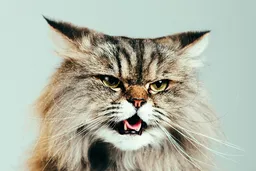
#> input picture img/wired_cat.webp, 256 x 171 px, shrunk from 3329 x 2219 before the run
$ python gray_scale.py
#> lines starting #> are read from the running program, lines starting #| are printed output that depends on the picture
### _image_editing_functions.py
"""
This file consists of all the nessisary functions for manipulating the image.
"""


from math import floor
from warnings import catch_warnings
import sys
import cv2 as cv
import numpy as np

# Functions for loading images:
def loadImg(imgPath:str) -> np.ndarray:
    """
    summary: Use for loading images, given an image path from the current folder and the image then will be returned as a variable.
    """
#> called with imgPath = './img/wired_cat.webp'
    # Try read in the image data.
    try:
        img = cv.imread(cv.samples.findFile(imgPath), cv.IMREAD_UNCHANGED)
#> img is the input picture: shape (171, 256, 3); mean B, G, R 166.7, 181.1, 176
    except:
        sys.exit("Image can't be found")

    #Case where the images dosn't excists.
    if img is None:
        sys.exit("Image not exist")

    # print(type(img))

    return img

# Functions for exporting the dimension of image.
# [7 lines left out: function dimension_img, not called in this run]

# Functions for output file with File Name:
def outputFile(img,file_name) -> np.ndarray:
    """
    Output the file with the desired output name.
    """
    cv.imwrite("out_images/" + file_name + ".png",img)
    return img

# Calculate threashhold:
# [98 lines left out: functions calculate_threshold, discard_above_threshold, Edge_Detection_Function, down_size_image, select_pixels, not called in this run]

#

### gray_scale_functions.py

from _image_editing_functions import *

def lightScale_Blue(img:np.ndarray,output_file_name:str) -> np.ndarray:
    """
    This function uses light scale and changes the whole image's hue into Blue
    Through interating the function. Must write outputFile Name in .png/jpg end.
    """
    #Deep copy that image.
    img_ = img.copy()
    # img_ = numpy.array(img)
    #Get images dimensions.
    dimensions = img_.shape
    # Get height width and channels.
    height = dimensions[0]
    width = dimensions[1]
    smallestValue = 0
    for i in range(height):
        for j in range(width):
            smallestValue = min(img_[i][j][0],img_[i][j][1],img_[i][j][2])
            img_[i][j] = [smallestValue,0,0]
    return outputFile(img_, output_file_name)

def lightScale_Green(img:np.ndarray,output_file_name:str) -> np.ndarray:
    #Deep copy that image.
    img_ = img.copy()
    #Get images dimensions.
    dimensions = img_.shape
    # Get height width and channels.
    height = dimensions[0]
    width = dimensions[1]
    smallestValue = 0
    for i in range(height):
        for j in range(width):
            smallestValue = min(img_[i][j][0],img_[i][j][1],img_[i][j][2])
            img_[i][j] = [0,smallestValue,0]
    return outputFile(img_, output_file_name)

def lightScale_Red(img:np.ndarray,output_file_name:str) -> np.ndarray:
    #Deep copy that image.
    img_ = img.copy()
    #Get images dimensions.
    dimensions = img_.shape
    # Get height width and channels.
    height = dimensions[0]
    width = dimensions[1]
    smallestValue = 0
    for i in range(height):
        for j in range(width):
            smallestValue = min(img_[i][j][0],img_[i][j][1],img_[i][j][2])
            img_[i][j] = [0,0,smallestValue]
    return outputFile(img_, output_file_name)

def lightScale_Cyan(img:np.ndarray,output_file_name:str) -> np.ndarray:
    #Deep copy that image.
    img_ = img.copy()
    #Get images dimensions.
    dimensions = img_.shape
    # Get height width and channels.
    height = dimensions[0]
    width = dimensions[1]
    smallestValue = 0
    for i in range(height):
        for j in range(width):
            smallestValue = min(img_[i][j][0],img_[i][j][1],img_[i][j][2])
            img_[i][j] = [smallestValue,smallestValue,0]
    return outputFile(img_, output_file_name)

def lightScale_Pink(img:np.ndarray,output_file_name:str) -> np.ndarray:
    #Deep copy that image.
    img_ = img.copy()
    #Get images dimensions.
    dimensions = img_.shape
    # Get height width and channels.
    height = dimensions[0]
    width = dimensions[1]
    smallestValue = 0
    for i in range(height):
        for j in range(width):
            smallestValue = min(img_[i][j][0],img_[i][j][1],img_[i][j][2])
            img_[i][j] = [smallestValue,0,smallestValue]
    return outputFile(img_, output_file_name)

def lightScale_Yellow(img:np.ndarray,output_file_name:str) -> np.ndarray:
    #Deep copy that image.
    img_ = img.copy()
    #Get images dimensions.
    dimensions = img_.shape
    # Get height width and channels.
    height = dimensions[0]
    width = dimensions[1]
    smallestValue = 0
    for i in range(height):
        for j in range(width):
            smallestValue = min(img_[i][j][0],img_[i][j][1],img_[i][j][2])
            img_[i][j] = [0,smallestValue,smallestValue]
    return outputFile(img_, output_file_name)

def lightScale(img:np.ndarray,output_file_name:str) -> np.ndarray:
    #Deep copy that image.
#> called with output_file_name = 'gs_light_scale.png'
    img_ = img.copy()
    #Get images dimensions.
    dimensions = img_.shape
#> dimensions = (171, 256, 3)
    # Get height width and channels.
    height = dimensions[0]
#> height = 171
    width = dimensions[1]
#> width = 256
    smallestValue = 0
    for i in range(height):
        for j in range(width):
            smallestValue = min(img_[i][j][0],img_[i][j][1],img_[i][j][2])
            img_[i][j] = [smallestValue,smallestValue,smallestValue]
    return outputFile(img_, output_file_name)

def darkScale(img:np.ndarray,output_file_name:str) -> np.ndarray:
    #Deep copy that image.
#> called with output_file_name = 'gs_dark_scale.png'
    img_ = img.copy()
    #Get images dimensions.
    dimensions = img_.shape
#> dimensions = (171, 256, 3)
    # Get height width and channels.
    height = dimensions[0]
#> height = 171
    width = dimensions[1]
#> width = 256
    biggestValue = 255
    for i in range(height):
        for j in range(width):
            biggestValue = max(img_[i][j][0],img_[i][j][1],img_[i][j][2])
            img_[i][j] = [biggestValue,biggestValue,biggestValue]
    return outputFile(img_, output_file_name)

# [94 lines left out: functions darkScale_Blue, darkScale_Green, darkScale_Red, darkScale_Cyan, darkScale_Pink, darkScale_Yellow, not called in this run]

def avgScale(img:np.ndarray,output_file_name:str) -> np.ndarray:
    #Deep copy that image.
#> called with output_file_name = 'gs_avg_scale.png'
    img_ = img.copy()
    #Get images dimensions.
    dimensions = img_.shape
#> dimensions = (171, 256, 3)
    # Get height width and channels.
    height = dimensions[0]
#> height = 171
    width = dimensions[1]
#> width = 256
    avgValue = floor(255/3)
    for i in range(height):
        for j in range(width):
            avgValue = floor((img_[i][j][0]+img_[i][j][1]+img_[i][j][2])/3)
            img_[i][j] = [avgValue,avgValue,avgValue]
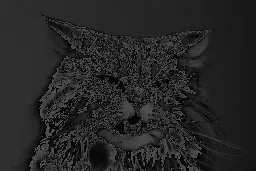
#> img_: shape (171, 256, 3); min 0, max 85, mean 37.8
    return outputFile(img_, output_file_name)

# [18 lines left out: function avgImprovedScale, not called in this run]

### gray_scale.py
"""
Create gray scale base on the color provided: (Guan)
"""
from gray_scale_functions import *
#Load Images
img = loadImg("./img/wired_cat.webp")
# Normal Scaling Color test
lightScale(img,"gs_light_scale.png")
darkScale(img,"gs_dark_scale.png")
avgScale(img,"gs_avg_scale.png")
# Light Scale Color Test
lightScale_Blue(img,"gsl_blue.png")
#> after the loop in lightScale_Blue, `for i in range(height):`:
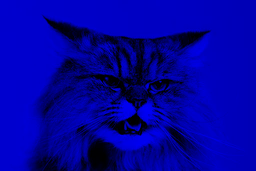
#> img_: shape (171, 256, 3); mean B, G, R 160.4, 0, 0
lightScale_Green(img,"gsl_green.png")
#> after the loop in lightScale_Green, `for i in range(height):`:
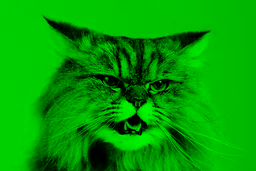
#> img_: shape (171, 256, 3); mean B, G, R 0, 160.4, 0
lightScale_Red(img,"gsl_red.png")
#> after the loop in lightScale_Red, `for i in range(height):`:
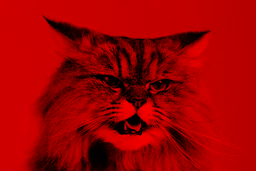
#> img_: shape (171, 256, 3); mean B, G, R 0, 0, 160.4
lightScale_Cyan(img,"gsl_cyan.png")
#> after the loop in lightScale_Cyan, `for i in range(height):`:
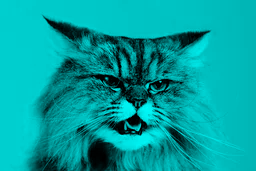
#> img_: shape (171, 256, 3); mean B, G, R 160.4, 160.4, 0
lightScale_Pink(img,"gsl_pink.png")
#> after the loop in lightScale_Pink, `for i in range(height):`:
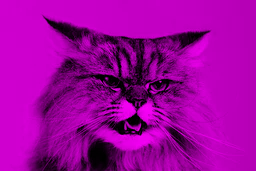
#> img_: shape (171, 256, 3); mean B, G, R 160.4, 0, 160.4
lightScale_Yellow(img,"gsl_yellow.png")
#> after the loop in lightScale_Yellow, `for i in range(height):`:
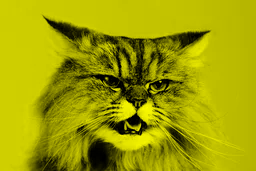
#> img_: shape (171, 256, 3); mean B, G, R 0, 160.4, 160.4
# Dark Scale Color Test
lightScale_Blue(img,"gsd_blue.png")
lightScale_Green(img,"gsd_green.png")
lightScale_Red(img,"gsd_red.png")
lightScale_Cyan(img,"gsd_cyan.png")
lightScale_Pink(img,"gsd_pink.png")
lightScale_Yellow(img,"gsd_yellow.png")
